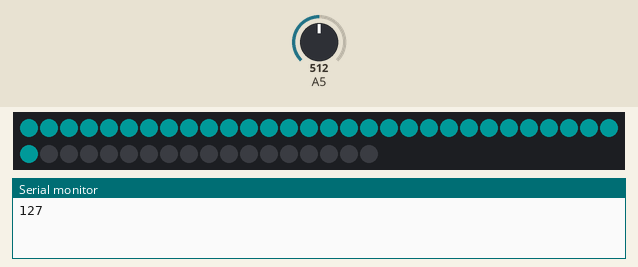
A sketch run on a simulated Arduino Uno, built with avr-gcc and run on an emulated ATmega328P. Shown: 48 RGB LEDs in strip order, left to right, continuing on the next row, the last lines printed to the serial monitor. The inputs (shaded band) are chosen by the test bench; at power-on: A5 = 512. Dim RGB values are drawn brighter than linear.

Above: at 1.29 s.
1.3 s: A5 set to 716
At 2.06 s:
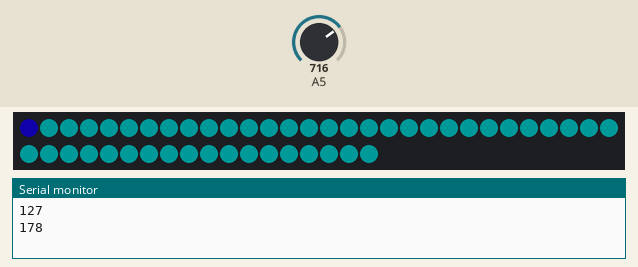
2.9 s: A5 set to 900
At 4.11 s:
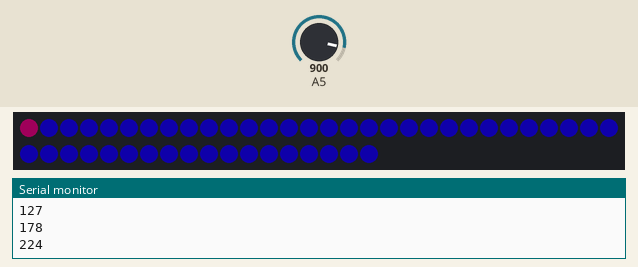
5.6 s: A5 set to 1023
At 6.16 s:
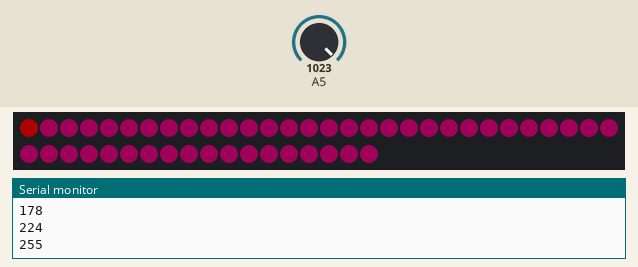
7.7 s: A5 set to 306
At 8.2 s:
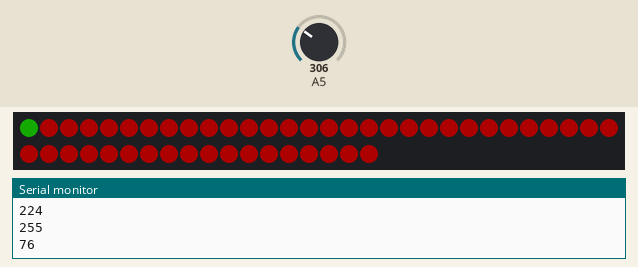
9.7 s: A5 set to 160
At 10.25 s:
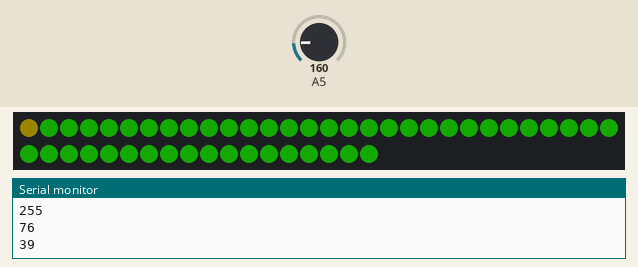
11.8 s: A5 set to 122
At 14.6 s:
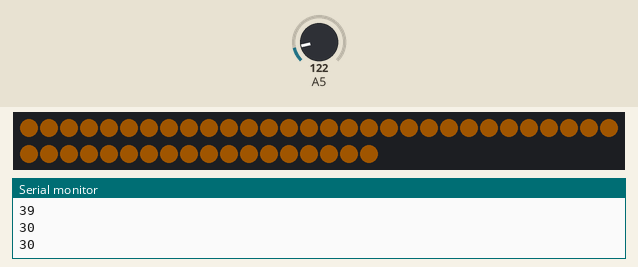

Measured:
- after the input at 1.3 s, the LEDs: first differ from a run without the input after 0.76 s (image 1)
- after the input at 2.9 s, the LEDs: first differ from a run without the input after 1.2 s (image 2)
- after the input at 5.6 s, the LEDs: first differ from a run without the input after 0.55 s (image 3)
- after the input at 7.7 s, the LEDs: first differ from a run without the input after 0.50 s (image 4)
- after the input at 9.7 s, the LEDs: first differ from a run without the input after 0.55 s (image 5)
- after the input at 11.8 s, the LEDs: first differ from a run without the input after 0.49 s (image 6 shows a later state)

The sketch:

doubleNeoPixel_IncremAnim.ino
```cpp
#include <Adafruit_NeoPixel.h>
#ifdef __AVR__
#include <avr/power.h>
#endif

#define NUM_LEDS 48

#define PIN 2
#define WINDOW 20
Adafruit_NeoPixel strip = Adafruit_NeoPixel(NUM_LEDS, PIN, NEO_GRBW);

void setup() {
  Serial.begin(9600);

  strip.begin();
  strip.setBrightness(50);
  strip.show(); // Initialize all pixels to 'off'
}


void soundToColor(uint8_t wait, float sound){
  /*
   * takes a number 0-255 and loops through all the pixels to set them to that color
   */

  for(int i=0; i<NUM_LEDS; i++) { //loop through all the pixels
      strip.setPixelColor(i, Wheel(sound));

      strip.show();

      delay(wait);
    }
}


float listen(){
   /*
   * Code below reads the voltage from the microphone and converts it to a color (0 - 255)
   */
  int count = 0;
  int max_val = -1;
  int mvg_avg = 0;
  int min_val = 256;
  while(count < WINDOW) {
    count = count + 1;

    // read the input on analog pin 5:
    int sensorValue = analogRead(A5);

    //Serial.println(sensorValue);

    // Convert the analog reading (which goes from 0 - 1023) to a color (0 - 255):
    float sound = sensorValue * (255.0 / 1023.0);

    // print out the color value:
//    Serial.println(sound);


    if(sound > max_val) {
      max_val = sound;
    }
    if(sound < min_val) {
      min_val = sound;
    }
    mvg_avg = mvg_avg + (sound - mvg_avg)/count;

  }

  //place while loop that runs for half of a second to only get regional max and mins

//  return mvg_avg;


  //IMPORTANT: We need to normalize any of the values that we use with a suitable normalizer.
  //return max_val - mvg_avg;
  //return max_val - min_val;
//  return max_val;

Serial.println((mvg_avg + max_val)/2);

//maybe this will be interesting:
return (mvg_avg + max_val)/2;
}


uint32_t Wheel(byte WheelPos) {
/*
 * Wheel transforms a number 0 to 255 to a color
 * Input a value 0 to 255 to get a color value.
 * The colours are a transition r - g - b - back to r.
 */
  WheelPos = 255 - WheelPos;
  if(WheelPos < 85) {
    return strip.Color(255 - WheelPos * 3, 0, WheelPos * 3);
  }
  if(WheelPos < 170) {
    WheelPos -= 85;
    return strip.Color(0, WheelPos * 3, 255 - WheelPos * 3);
  }
  WheelPos -= 170;
  return strip.Color(WheelPos * 3, 255 - WheelPos * 3, 0);
}


void loop() {

  soundToColor(40, listen());

}
```
